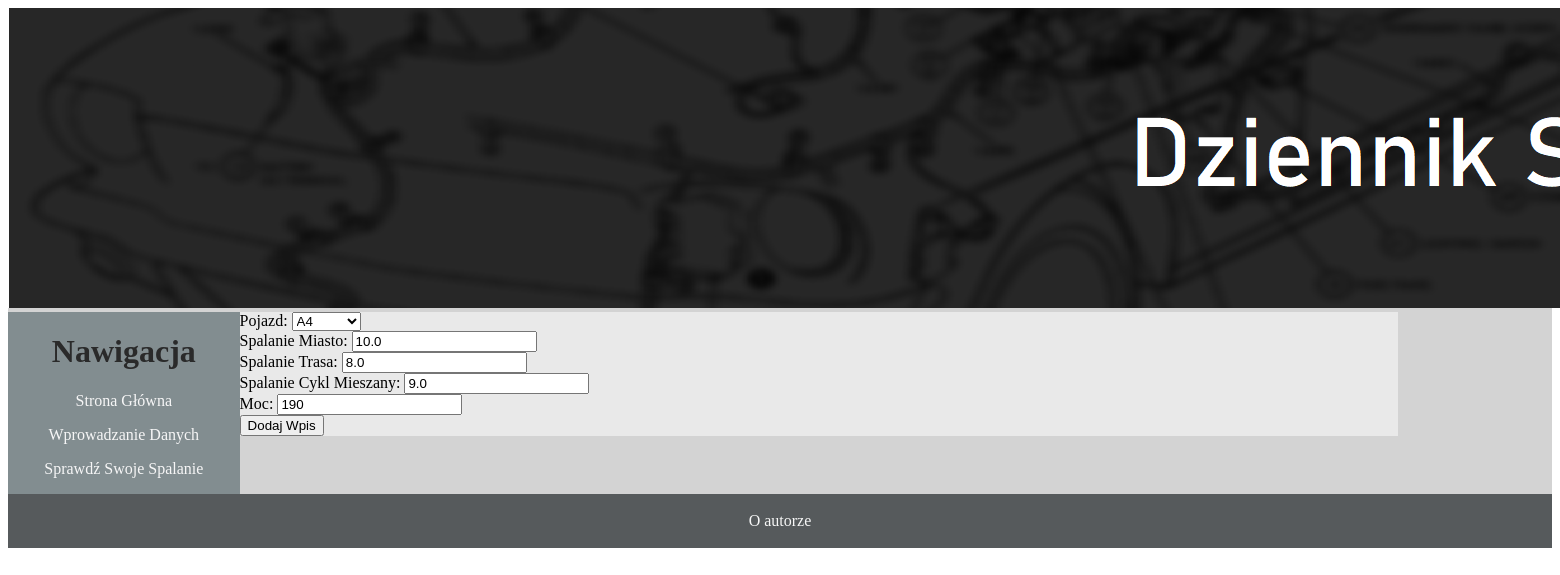
Page /uaktualnij/4 on the committed database.
### tables this page shows
CREATE TABLE wpis
(
id_wpis integer primary key,
id_model integer not null,
spalanie_miasto float not null,
spalanie_trasa float not null,
cykl_mieszany float not null,
moc text not null,
foreign key(id_model) references model(id_model)
);

### app.py (the view)
@app.route('/uaktualnij/<int:id>', methods=['POST', 'GET'])
def uaktualnij(id):
    cur = db.cursor()
    cur.execute("""select marka.nazwa_marka, model.nazwa_model, wpis.spalanie_miasto, wpis.spalanie_trasa, wpis.cykl_mieszany, wpis.moc, wpis.id_wpis
                    from marka, model, wpis
                    where
                    wpis.id_model = model.id_model and
                    model.id_model = marka.id_marka and
                    wpis.id_wpis = {};""".format(id))
    wpis = cur.fetchall()
    if request.method == 'POST':
        w = [request.form.get('lista_modele'),
             request.form['sp_miasto'],
             request.form['sp_trasa'],
             request.form['sp_mieszane'],
             request.form['moc']]
        cur = db.cursor()
        try:
            cur.execute("""update wpis set id_model = (select id_model from model where nazwa_model = '{}'), spalanie_miasto = {},
            spalanie_trasa = {}, cykl_mieszany={}, moc={} where id_wpis = {}""".format(w[0], w[1], w[2], w[3], w[4], id))
            db.commit()
        except:
            return redirect('/blad')
        return redirect('/wprowadzanie')
    else:
        cur = db.cursor()
        cur.execute("select (select nazwa_marka from marka where marka.id_marka = model.id_marka), nazwa_model from model order by 1 asc")
        modele = cur.fetchall()
        cur = db.cursor()
        cur.execute("select nazwa_marka from marka order by 1 asc")
        marki = cur.fetchall()
        return render_template('uaktualnij.html', modele=modele, marki=marki, wpisy=wpis)

### templates/uaktualnij.html (shortened to what this page needs)
{% extends 'base.html' %}
{% block body %}
<div class="form">
    <form name="formularz" action="/uaktualnij/{{ wpisy[0][6] }}" method="POST">
        <label for="lista_modele">Pojazd:</label>
    <select name="lista_modele" id="lista_modele">
    {% for marka in marki %}
        {% for model in modele %}
            {% if model[0] == marka[0] %}
                {% if model[1] == wpisy[0][1] %}
                    <option value="{{ model[1] }}" selected>{{ model[1] }}</option>
                {% else %}
                    <option value="{{ model[1] }}">{{ model[1] }}</option>
            {% endif %}
            {% endif %}
        {% endfor %}
    {% endfor %}
    </select>
        {% for wpis in wpisy %}
        <br>
        <label>Spalanie Miasto: </label>
        <input type="text" name="sp_miasto" id="sp_miasto" value="{{wpis[2]}}">
        <br>
        <label>Spalanie Trasa: </label>
        <input type="text" name="sp_trasa" id="sp_trasa" value="{{wpis[3]}}">
        <br>
        <label>Spalanie Cykl Mieszany: </label>
        <input type="text" name="sp_mieszane" id="sp_mieszane" value="{{wpis[4]}}">
        <br>
        <label>Moc: </label>
        <input type="text" name="moc" id="moc" value="{{wpis[5]}}">
        <br>
        <input type="submit" value="Dodaj Wpis">
        {% endfor %}
    </form>
</div>
{% endblock %}

### rows in the picture
wpis: sp_miasto "10.0", sp_trasa "8.0", sp_mieszane "9.0", moc "190"

### other values in the picture
form field lista_modele "A4"
